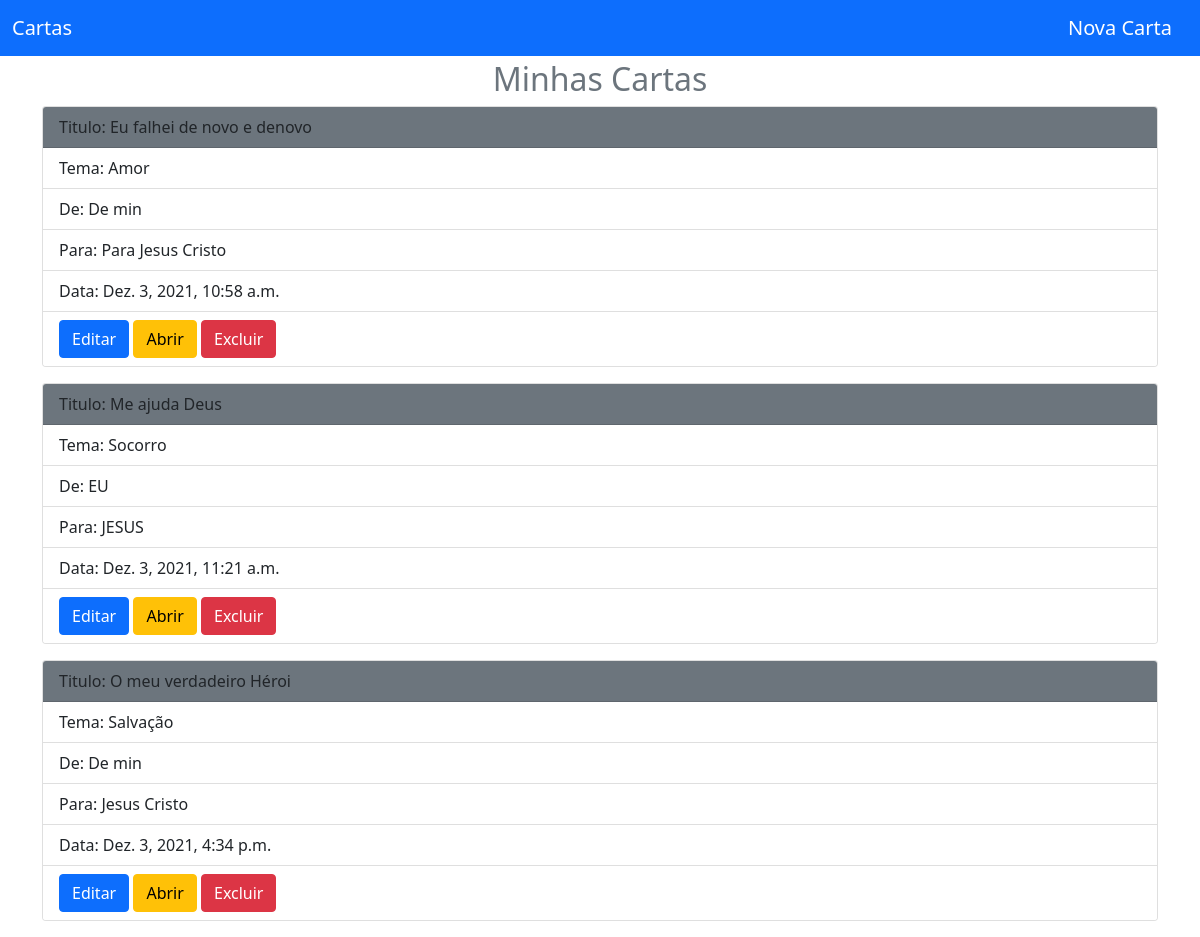
Before: / with the older database file.
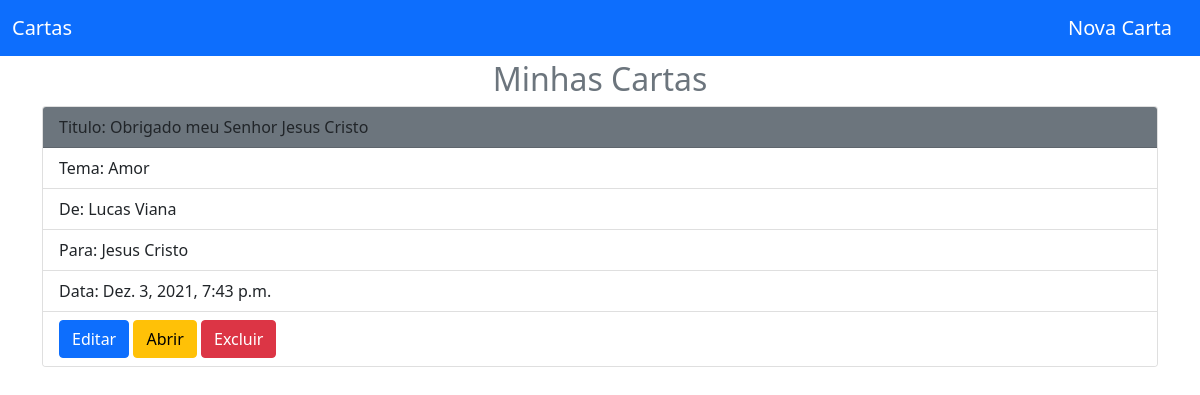
After: the same page with the newer database file.
### cartas/models.py (models this page shows)
class Carta(models.Model):
    titulo = models.CharField(max_length=255)
    tema = models.CharField(max_length=200)
    remetente = models.CharField(max_length=200)
    destinatario = models.CharField(max_length=200)
    texto = models.TextField()
    data_carta = models.DateTimeField(default=datetime.now, blank=True)

### cartas/views.py (the view)
# urls.py: path('',views.index, name='index'),
def index(request):
    cartas = Carta.objects.all() #recuperando todas as carta no banco de dados
    dados = {
        'cartas':cartas
    }
    return render(request,'index.html', dados)

### cartas/templates/index.html
{% extends 'base.html' %}
{% block content %}
    <main>
        <div class="mt-1 container ">
            <div>
                <h2 class="text-muted text-center">Minhas Cartas</h2>
                    {% if cartas %}
                    {% for carta in cartas %}
                     <div class="card mb-3">
                         <ul class="list-group list-group-flush">
                             <li class="list-group-item bg-secondary">Titulo: {{carta.titulo}}</li>
                             <li class="list-group-item">Tema: {{carta.tema}}</li>
                             <li class="list-group-item">De: {{carta.remetente}}</li>
                             <li class="list-group-item">Para: {{carta.destinatario}}</li>
                             <li class="list-group-item">Data: {{carta.data_carta}}</li>
                             <li class="list-group-item">
                                 <a href="{% url 'editar_carta' carta.id  %}" type="button" class="btn btn-primary">Editar</a>
                                 <a href="{% url 'abrir_carta' carta.id  %}" type="button" class="btn btn-warning">Abrir</a>
                                 <a href="{% url 'deletar_carta' carta.id %}" type="button" class="btn btn-danger">Excluir</a>
                             </li>
                         </ul>
                     </div>
                    {% endfor %}
                    {% else %}
                     <p class="mt-4 text-muted text-center">Você ainda não escreveu nenhuma carta, <a href="{% url 'novaCarta' %}">Clique aqui para escrever sua carta</a></p>
                    {% endif %}
            </div>
        </div>
    </main>
{% endblock %}

### cartas/templates/base.html (shortened to what this page needs)
<!DOCTYPE html>
<html lang="pt-br">
<head>
    <link href="https://cdn.jsdelivr.net/npm/bootstrap@5.0.2/dist/css/bootstrap.min.css" rel="stylesheet">
</head>
<body>
    <header>
        <nav class="navbar navbar-dark bg-primary">
            <div class="container-fluid">
                <a class="ml-4 navbar-brand" href="{% url 'index' %}">Cartas</a>
                <a class="ml-4 navbar-brand" href="{% url 'novaCarta' %}">Nova Carta</a>
            </div>
        </nav>
    </header>
    {% block content %} {% endblock %}
</body>
</html>

Changed rows visible on the page:
removed Carta: titulo "Eu falhei de novo e denovo", tema "Amor", remetente "De min", destinatario "Para Jesus Cristo", data_carta "Dez. 3, 2021, 10:58 a.m."
removed Carta: titulo "Me ajuda Deus", tema "Socorro", remetente "EU", destinatario "JESUS", data_carta "Dez. 3, 2021, 11:21 a.m."
removed Carta: titulo "O meu verdadeiro Héroi", tema "Salvação", remetente "De min", destinatario "Jesus Cristo", data_carta "Dez. 3, 2021, 4:34 p.m."
added Carta: titulo "Obrigado meu Senhor Jesus Cristo", tema "Amor", remetente "Lucas Viana", destinatario "Jesus Cristo", data_carta "Dez. 3, 2021, 7:43 p.m."
